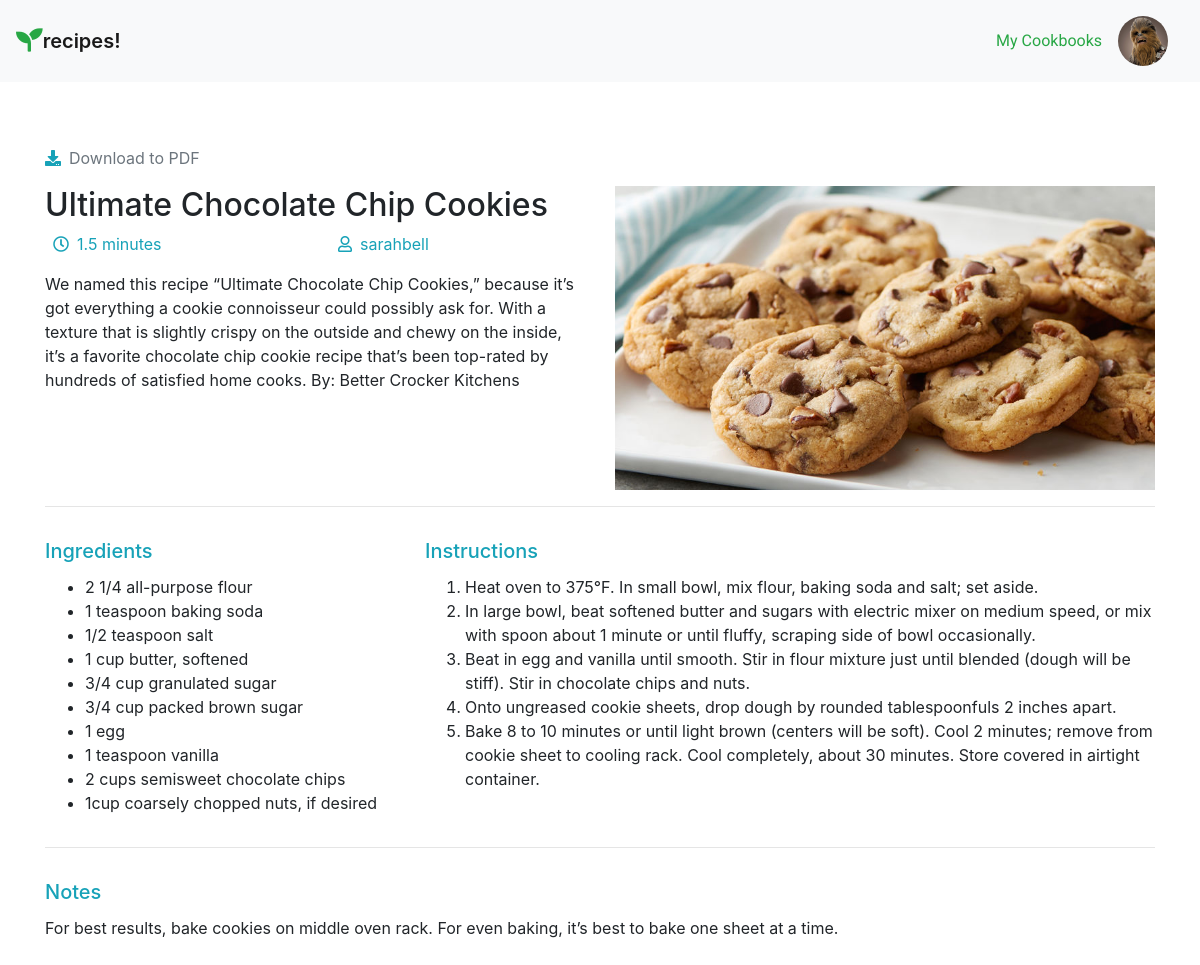
/home/recipe/2 (signed in), run on the app's committed database.
### users/models.py (models this page shows, shortened)
class Profile(models.Model):
    user = models.OneToOneField(User, on_delete=models.CASCADE)
    image = models.ImageField(default='profilepic.jpg', upload_to='profile_pictures')

### recipeApp/models.py (models this page shows, shortened)
class Recipe(models.Model):
    user_name = models.ForeignKey(User, on_delete=models.CASCADE, default=1)
    name = models.CharField(max_length=200)
    description = models.TextField()
    total_time = models.CharField(max_length=200)
    image = models.ImageField(default='recipe.jpg', upload_to='recipe_pics')
    ingredients = models.TextField()
    instructions = models.TextField()
    notes = models.TextField()

### recipeApp/views.py (the view)
# urls.py: path('recipe/', views.recipe, name="recipe"),
def recipe(request, id):
    recipe = Recipe.objects.get(id=id)
    list = recipe.ingredients
    split_list = list.splitlines()
    instructions = recipe.instructions
    steps = instructions.splitlines()
    return render(request, 'recipeApp/recipe.html', {'recipe': recipe, 'split_list': split_list, 'steps': steps})

### recipeApp/templates/recipeApp/recipe.html (shortened to what this page needs)
{% extends 'recipeApp/base.html' %}
{% block body %}
<div class="container py-5">
        <div class="row py-3">
            <div class="col text-left">
                <a href="{%url 'recipeApp:recipe_pdf' recipe.id%}" class=" card-link text-secondary"><i class="fas mr-2 text-info fa-download"></i></i>Download to PDF</a>
            </div>
        </div>
    <div class="row">
        <div class="col-md-6 col-12">
            <h2>{{recipe.name}}</h2>
            <div class="row text-info">
                <div class="col-6">
                    <p><i class="mx-2 far fa-clock"></i>{{recipe.total_time}}</p>
                </div>
                 <div class="col-6">
                    <p><i class="mx-2 far fa-user"></i>{{recipe.user_name}}</p>
                </div>
            </div>
            <p>{{ recipe.description }}</p>
        </div>
        <div class="col-md-6 col-12 my-auto">
            <img src="{{ recipe.image.url }}" alt="recipe item" width="100%" class="img-responsive">
        </div>
    </div>
    <hr>
    <div class="row">
        <div class="col-4">
            <h5 class="pb-1 pt-3 text-info">Ingredients</h5>
        <ul>
            {% for item in split_list %}
             <li>{{item}}</li>
            {%endfor%}
        </ul>
            </div>
         <div class="col-8">
            <h5 class="pt-3 pb-1 text-info">Instructions</h5>
          <ol>
                {% for step in steps %}
                 <li>{{step}}</li>
                {%endfor%}
            </ol>
        </div>
    </div>
    <hr>
    <div class="row">
         <div class="col-12">
            <h5 class="pt-3 pb-1 text-info">Notes</h5>
            <p>{{ recipe.notes }}</p>
        </div>
    </div>
</div>
{% endblock %}

### recipeApp/templates/recipeApp/base.html (shortened to what this page needs)
{% load static %}
<!doctype html>
<html lang="en">
<head>
    <link rel="stylesheet" href="{% static 'recipeApp/style.css' %}">
    <link rel="stylesheet" href="https://stackpath.bootstrapcdn.com/bootstrap/4.5.2/css/bootstrap.min.css">
    <link rel="stylesheet" href="https://use.fontawesome.com/releases/v5.15.1/css/all.css">
    <script src="https://stackpath.bootstrapcdn.com/bootstrap/4.2.1/js/bootstrap.min.js"></script></head>
<body>
<nav class="navbar navbar-light bg-light">
  <a href="{% url 'recipeApp:index' %}" class="navbar-brand"><i class="fas fa-seedling text-success fa-lg"></i>recipes!</a>
  <div class="navbar">
      {% if user.is_authenticated %}
      <a href="{% url 'recipeApp:library' %}" class="nav-item nav-link text-success">My Cookbooks</a>
      <div class="dropdown">
          <img src="{{ user.profile.image.url }}" width="50px" class="profilepic-menu" alt="profile image" class="dropdown-toggle" role="button" id="dropdownMenuButton" data-toggle="dropdown" aria-haspopup="true" aria-expanded="false">
      </div>
      {% else %}
      <a href="{% url 'login' %}" class="btn btn-outline-success nav-item nav-link">Login</a>
      {% endif %}
  </div>
</nav>
{% block body %}
{% endblock %}
</body>
</html>

### recipeApp/static/recipeApp/style.css (style rules this page uses)
html, body { font-family: 'Roboto', sans-serif; }
a.nav-link { font-family: 'Roboto', sans-serif; font-weight: 400; }
a.navbar-brand { font-weight: 600; }
.profilepic-menu { border-radius: 50%; height: 50px; cursor: pointer; }

### data on the page
Recipe: name "Ultimate Chocolate Chip Cookies", total_time "1.5 minutes", user_name "sarahbell", description "We named this recipe “Ultimate Chocolate Chip Cookies,” because it’s got everything a cookie connoisseur could possibly ask for. With a texture that is slightly crispy on the outside and chewy on the inside, it’s a favorite chocolate chip cookie recipe that’s been top-rated by hundreds of satisfied home cooks. By: Better Crocker Kitchens", image (picture), notes "For best results, bake cookies on middle oven rack. For even baking, it’s best to bake one sheet at a time."

### other printed values
{{ item }} "2 1/4 all-purpose flour" "1 teaspoon baking soda" "1/2 teaspoon salt" "1 cup butter, softened" "3/4 cup granulated sugar" "3/4 cup packed brown sugar" "1 egg" "1 teaspoon vanilla" "2 cups semisweet chocolate chips" "1cup coarsely chopped nuts, if desired"
{{ step }} "Heat oven to 375°F. In small bowl, mix flour, baking soda and salt; set aside." "In large bowl, beat softened butter and sugars with electric mixer on medium speed, or mix with spoon about 1 minute or until fluffy, scraping side of bowl occasionally." "Beat in egg and vanilla until smooth. Stir in flour mixture just until blended (dough will be stiff). Stir in chocolate chips and nuts." "Onto ungreased cookie sheets, drop dough by rounded tablespoonfuls 2 inches apart." "Bake 8 to 10 minutes or until light brown (centers will be soft). Cool 2 minutes; remove from cookie sheet to cooling rack. Cool completely, about 30 minutes. Store covered in airtight container."
